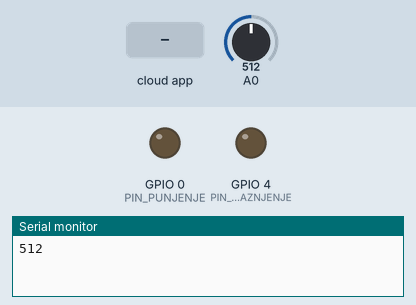
Recording of a sketch running on a simulated ESP8266 (NodeMCU). Parts: output pins drawn as LEDs (lit = HIGH), the last lines printed to the serial monitor. The test bench sets the inputs (shaded band); at power-on: A0 = 512. The RemoteXY app is connected.

Above: at 1.2 s.
1.3 s: the phone or cloud app sets punjenje to 1
At 2.8 s:
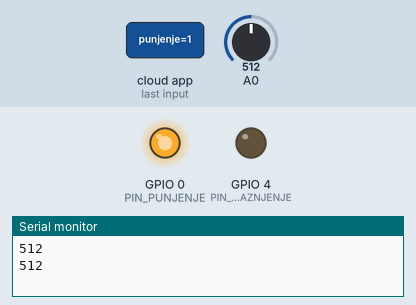
3.5 s: the phone or cloud app sets praznjenje to 1
At 4.4 s:
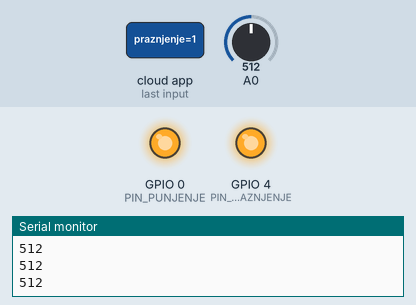
5.5 s: the phone or cloud app sets punjenje to 0
At 7.2 s:
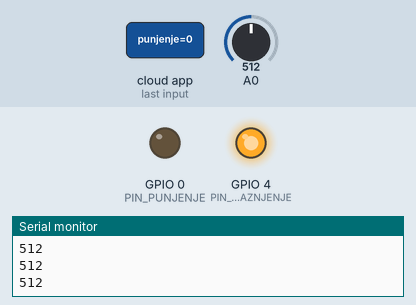
7.5 s: the phone or cloud app sets praznjenje to 0
At 8.8 s:
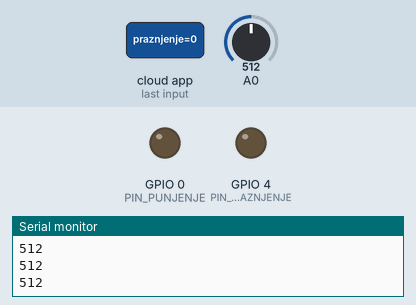
Timing chart, 0 to 10.5 s (numbered marks = the images above; inputs shaded):
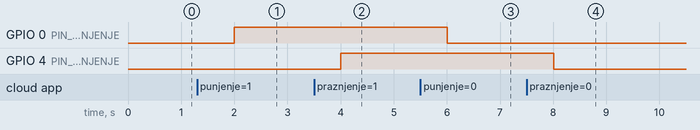

The sketch:

bazen.ino
```cpp
#define REMOTEXY_MODE__WIFI_POINT

#include <ESP8266WiFi.h>

// RemoteXY connection settings
#define REMOTEXY_WIFI_SSID "RemoteXY"
#define REMOTEXY_WIFI_PASSWORD "12345678"
#define REMOTEXY_SERVER_PORT 6377


#include <RemoteXY.h>

// RemoteXY GUI configuration
#pragma pack(push, 1)
uint8_t RemoteXY_CONF[] =   // 76 bytes
  { 255,2,0,1,0,69,0,19,0,0,0,0,31,1,106,200,1,1,3,0,
  2,29,22,44,22,0,1,26,31,31,79,78,0,79,70,70,0,2,29,66,
  44,22,0,12,26,31,31,79,78,0,79,70,70,0,73,37,118,25,54,12,
  128,0,2,26,0,0,0,0,0,0,200,66,0,0,0,0 };

// this structure defines all the variables and events of your control interface
struct {

    // input variables
  uint8_t punjenje; // =1 if switch ON and =0 if OFF
  uint8_t praznjenje; // =1 if switch ON and =0 if OFF

    // output variables
  int8_t linearbar_01; // from 0 to 100

    // other variable
  uint8_t connect_flag;  // =1 if wire connected, else =0

} RemoteXY;
#pragma pack(pop)

/////////////////////////////////////////////
//           END RemoteXY include          //
/////////////////////////////////////////////

#define PIN_PUNJENJE 0
#define PIN_PRAZNJENJE 4


void setup()
{
  RemoteXY_Init ();
  Serial.begin(115200);
  pinMode (PIN_PUNJENJE, OUTPUT);
  pinMode (PIN_PRAZNJENJE, OUTPUT);

  // TODO you setup code

}

void loop()
{
  RemoteXY_Handler ();

  digitalWrite(PIN_PUNJENJE, (RemoteXY.punjenje==0)?LOW:HIGH);
  digitalWrite(PIN_PRAZNJENJE, (RemoteXY.praznjenje==0)?LOW:HIGH);
  int senzor_vrijednost = analogRead(A0);
  int nivo=0;
  Serial.println(senzor_vrijednost);
    if (senzor_vrijednost>=0 && senzor_vrijednost<25) nivo = 0;
    if (senzor_vrijednost>=25 && senzor_vrijednost<72) nivo = 15;
    if (senzor_vrijednost>=73 && senzor_vrijednost<102) nivo = 30;
    if (senzor_vrijednost>=102 && senzor_vrijednost<116) nivo = 45;
    if (senzor_vrijednost>=116 && senzor_vrijednost<122) nivo = 60;
    if (senzor_vrijednost>=122 && senzor_vrijednost<136) nivo = 75;
    if (senzor_vrijednost>=136 && senzor_vrijednost<148) nivo = 85;
    if (senzor_vrijednost>=148 && senzor_vrijednost<163) nivo = 95;
    if (senzor_vrijednost>=163) nivo = 100;
  RemoteXY.linearbar_01 = nivo;
  RemoteXY_delay(2000);
  // TODO you loop code
  // use the RemoteXY structure for data transfer
  // do not call delay(), use instead RemoteXY_delay()
}
```

Measured:
- after the input at 1.3 s, GPIO 0 (PIN_PUNJENJE): LOW → HIGH after 0.70 s
- after the input at 3.5 s, GPIO 4 (PIN_PRAZNJENJE): LOW → HIGH after 0.51 s
- after the input at 5.5 s, GPIO 0 (PIN_PUNJENJE): HIGH → LOW after 0.51 s
- after the input at 7.5 s, GPIO 4 (PIN_PRAZNJENJE): HIGH → LOW after 0.51 s
